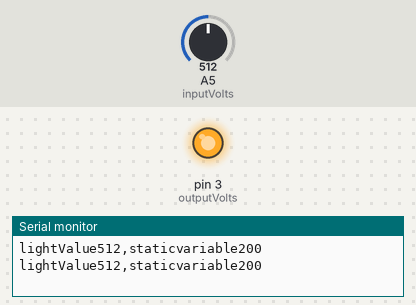
This sketch was run on a simulated Arduino Uno, built with avr-gcc and run on an emulated ATmega328P. Shown: output pins drawn as LEDs (lit = HIGH), the last lines printed to the serial monitor. Inputs (shaded band) come from the test bench; at power-on: A5 (inputVolts) = 512.

Above: at 1.8 s.
1.9 s: A5 (inputVolts) set to 218
3.4 s: A5 (inputVolts) set to 191
At 4.8 s:
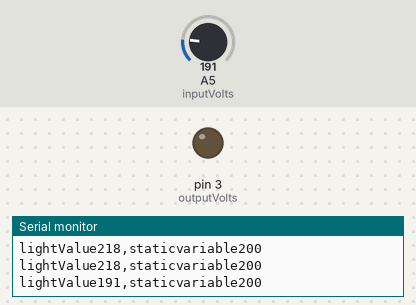
5.5 s: A5 (inputVolts) set to 210
At 6.3 s:
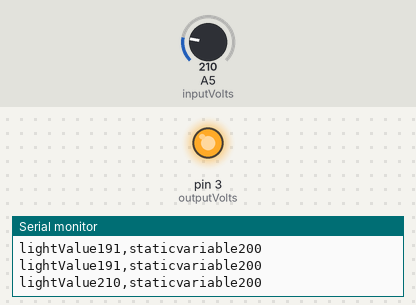
7.5 s: A5 (inputVolts) set to 190
At 9.1 s:
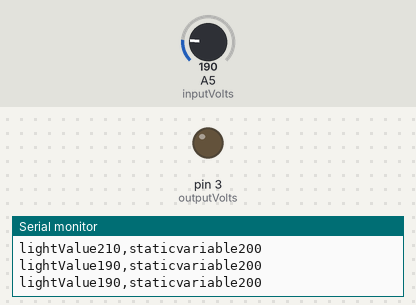
Timing chart, 0 to 10.5 s (numbered marks = the images above; inputs shaded):
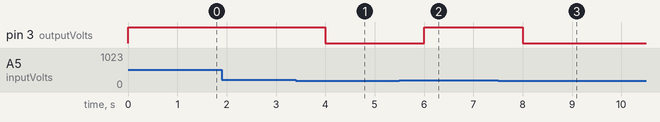

The sketch:

security_lights.ino
```cpp
// C++ code
//PIN IDENTITY
 int static_variable =200;
  int lightValue;
const int inputVolts = A5; //INPUT
  const int outputVolts = 3; //OUTPUT
void setup()
{
  pinMode(inputVolts,INPUT);
  pinMode(outputVolts,OUTPUT);
  Serial.begin(9600);

}

void loop()
{

 lightValue = analogRead(inputVolts);
 if (lightValue <200){
   digitalWrite(outputVolts,LOW);
 }
 else{
   digitalWrite(outputVolts,HIGH);}


 Serial.print("lightValue");
Serial.print(lightValue);
 Serial.print(",");
Serial.print ("staticvariable");
 Serial.println( static_variable);
// Serial.print ("min:0.max:1023");
delay (1000);
}
// had undesired output and used this to troubleshhot by getting the values being received at a0
/*int inputVolts = A0;
void setup (){
  pinMode (inputVolts, INPUT);
  Serial.begin(9600);

}
void loop (){
  int lightValue;
  lightValue = analogRead(inputVolts);
  Serial.println(lightValue);
  delay (100);
}*/
```

Measured:
- the behaviour switches between 200 and 199 on A5 (inputVolts) (found by bisection; images 0 and 1)
- after the input at 3.4 s, pin 3 (outputVolts): HIGH → LOW after 0.60 s
- after the input at 5.5 s, pin 3 (outputVolts): LOW → HIGH after 0.50 s
- after the input at 7.5 s, pin 3 (outputVolts): HIGH → LOW after 0.51 s
